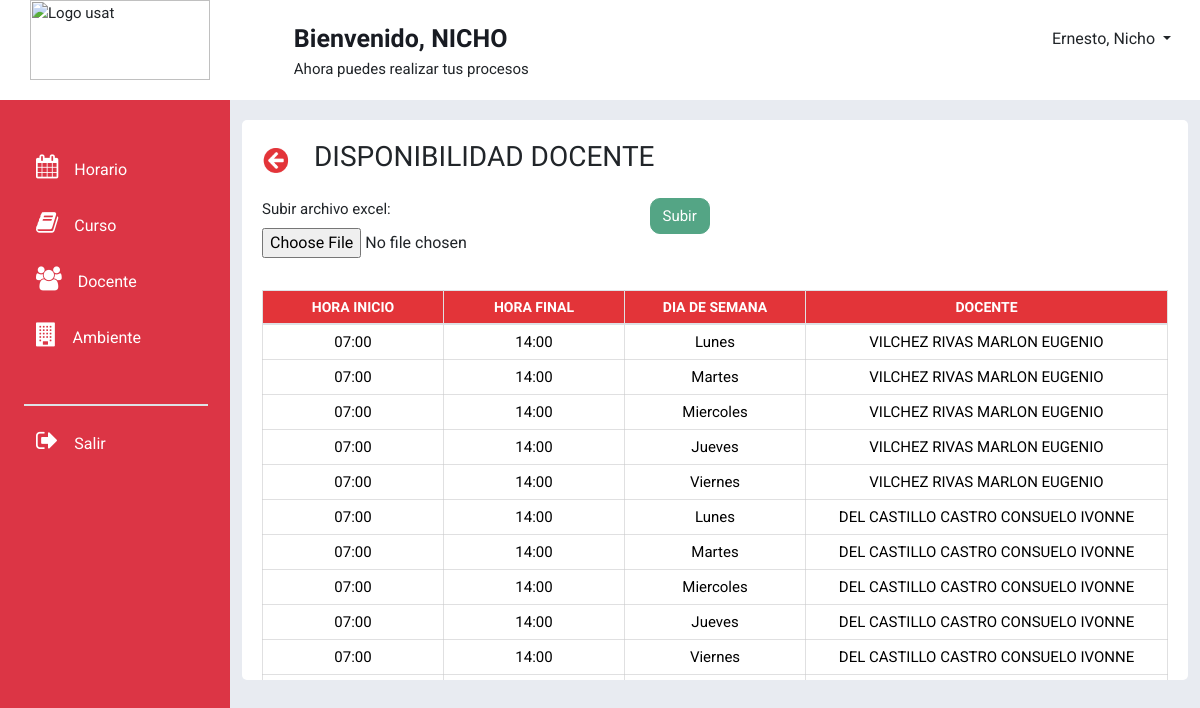
Page /csv/ on the committed database.
### modulo_horario/models.py (models this page shows)
class dia_semana(models.Model):
    dia_nombre = models.CharField(max_length=9)
    def __str__(self):
        return self.dia_nombre
    class Meta:
        verbose_name_plural="Día de la semana"

### modulo_docente/models.py (models this page shows, shortened)
class disponibilidad_docente(models.Model):
    id = models.AutoField(primary_key=True)
    ddo_horainicio = models.TimeField()
    ddo_horafin = models.TimeField()
    FKdiasemana = models.ForeignKey('modulo_horario.dia_semana', on_delete=models.CASCADE)
    FKdocente = models.ForeignKey(docente, on_delete=models.CASCADE)
    class Meta:
        verbose_name_plural="Disponibilidad docente"
        ordering=['FKdocente']

class docente(models.Model):
    doc_nombres = models.CharField(max_length=200)
    doc_especialidad = models.CharField(max_length=100)
    doc_email = models.CharField(max_length=50)
    doc_estado = models.CharField(max_length=10)
    doc_telefono = models.CharField(max_length=9)
    FKtipocontrato = models.ForeignKey (tipo_contrato, on_delete=models.CASCADE)
    FKdepartamentoacademico = models.ForeignKey(departamento_academico, on_delete=models.CASCADE)
    def __str__(self):
        return self.doc_nombres
    class Meta:
        verbose_name_plural="Docente"

### modulo_docente/views.py (the view)
# urls.py: path('csv/', views.upload_file),
def upload_file(request):
    if request.method == 'POST':
        form = UploadCSVForm(request.POST, request.FILES)
        enviar=disponibilidad_docentes()
        if form.is_valid():
            enviar=disponibilidad_docentes()
            if 'Subir_archivo_excel' in request.FILES:
                excel_file = request.FILES['Subir_archivo_excel']
                workbook = openpyxl.load_workbook(excel_file)
                sheet = workbook.active
                try:
                    for row in sheet.iter_rows(min_row=2, values_only=True):  # skip the header
                        if row[1] and row[2]:
                            horainicio = row[1] if isinstance(row[1], time) else datetime.strptime(row[1], '%H:%M:%S').time()
                            horafin = row[2] if isinstance(row[2], time) else datetime.strptime(row[2], '%H:%M:%S').time()
                            _, created = disponibilidad_docente.objects.update_or_create(
                                id=row[0],
                                ddo_horainicio=horainicio,
                                ddo_horafin=horafin,
                                FKdiasemana_id=row[3],
                                FKdocente_id=row[4],
                            )
                    messages.success(request, 'Archivo Excel subido correctamente')
                except Exception as e:
                    messages.error(request, 'Error: ' + str(e))
            else:
                messages.success(request, 'Debe subir un archivo para continuar')
            return redirect(request.path)
    else:
        form = UploadCSVForm()
        enviar=disponibilidad_docentes()
    return render(request, './csv.html', {'form': form, 'disponibilidad':enviar})

### modulo_docente/forms.py
class UploadCSVForm(forms.Form):
    Subir_archivo_excel = forms.FileField(required=False)

### modulo_docente/views.py (called while the page is built)
def disponibilidad_docentes():
    dispo= disponibilidad_docente.objects.all();
    enviar=[]
    for dispobj in dispo:
        horariodispo=disponibilidad_docente.objects.get(id=dispobj.id)
        horaini= horariodispo.ddo_horainicio
        horafin= horariodispo.ddo_horafin
        dia= horariodispo.FKdiasemana
        docente = horariodispo.FKdocente
        enviar.append((horaini,horafin,dia,docente))
    return enviar

### modulo_docente/templates/csv.html (shortened to what this page needs)
{% load static %}
{% block content %}
<link href="https://cdn.jsdelivr.net/npm/bootstrap@5.3.3/dist/css/bootstrap.min.css" rel="stylesheet">
<head>
  <link rel="stylesheet" href="{% static 'css/csv.css' %}">
  <link rel="stylesheet" href="https://stackpath.bootstrapcdn.com/bootstrap/4.5.2/css/bootstrap.min.css" />
  <link rel="stylesheet" href="https://maxcdn.bootstrapcdn.com/font-awesome/4.7.0/css/font-awesome.min.css">
  <link rel="stylesheet" href="https://cdnjs.cloudflare.com/ajax/libs/bootstrap/5.3.3/css/bootstrap.min.css" />
</head>
<body style="padding: 0px;
overflow-y: hidden;
overflow-x: hidden;">
    <div class="container-fluid p-0 m-auto" style="font-family: 'Roboto', sans-serif; font-size: 15px;">
        <div class="caja" style="height: 100px; background-color: white;">
            <div class="row">
              <div class="col1" style="margin-left: 30px; width:  16%;">
                <a class="navbar-brand" href="/inicio">
                  <img style="width: 180px; height: 80px;" src="http://www.usat.edu.pe/web/wp-content/uploads/2023/05/logo_usat25.png"
                    alt="Logo usat">
                </a>
              </div>
              <div class="col2" style="padding: 20px; text-align: left; margin-left: 60px;  width:  60%;">
                  <h7> <strong> Bienvenido, NICHO </strong> <br> </h7>
                  <p>Ahora puedes realizar tus procesos</p>
                </div>
              <div class="col3" style="padding: 20px; text-align: right;  width:  16%;">
                <button class="btn dropdown-toggle" type="button" data-bs-toggle="dropdown" aria-expanded="false">
                  Ernesto, Nicho
                </button>
              </div>
            </div>
        </div>
    </div>
    <div class="container-fluid overflow-hidden" style="font-family: 'Roboto', sans-serif;">
        <div class="row vh-100 overflow-auto" >
          <div id="sidebar" class="collapse collapse-horizontal show col-12 col-sm-3 col-xl-2 px-sm-2 px-0 bg-danger" style="width: 230px;">
            <div id="sidebar-nav" class="flex-sm-column flex-row flex-grow-1 align-items-center align-items-sm-start px-3 pt-2 text-white sticky-top">
              <ul class="nav nav-pills flex-sm-column flex-row flex-nowrap flex-shrink-1 flex-sm-grow-0 flex-grow-1 mb-sm-auto mb-0 justify-content-center align-items-center align-items-sm-start" id="menu">
                <div class="mt-3">
                  <br>
                  <a class="btn shadow-none border-0 text-white" data-bs-toggle="collapse" href="#menuHorario" role="button" aria-expanded="false" aria-controls="menuHorario">
                    <i class="fs-4 my-0 py-0 fa fa-calendar me-2"></i><span class="my-auto ms-2 d-none d-sm-inline text-white" >Horario</span>
                  </a>
                </div>
                <div class="mt-3">
                  <a class="btn shadow-none border-0 text-white" data-bs-toggle="collapse" href="#menuCurso" role="button" aria-expanded="false" aria-controls="menuCurso">
                    <i class="fs-4 my-0 py-0 fa fa-book me-2"></i><span class="my-auto ms-2 d-none d-sm-inline text-white">Curso</span>
                  </a>
                </div>
                <div class="mt-3">
                  <a class="btn shadow-none border-0 text-white" data-bs-toggle="collapse" href="#menuDocente" role="button" aria-expanded="false" aria-controls="menuDocente">
                    <i class="fs-4 my-0 py-0 fa fa-users me-2"></i><span class="my-auto ms-2 d-none d-sm-inline text-white">Docente</span>
                  </a>
                </div>
                <div class="mt-3">
                  <a class="btn shadow-none border-0 text-white" data-bs-toggle="collapse" href="#menuAmbiente" role="button" aria-expanded="false" aria-controls="menuAmbiente">
                    <i class="fs-4 my-0 py-0 fa fa-building me-2"></i><span class="my-auto ms-2 d-none d-sm-inline text-white">Ambiente</span>
                  </a>
                </div>
                <hr class="solid w-100 d-flex h-100 border border-1 bg-white dropdown-divider mt-5" color="white">
                <div class="mt-3 mb-3">
                  <a class="btn shadow-none border-0 pb-3 text-white" href="/inicio" role="button">
                    <i class="fs-4 my-0 py-0 fa fa-sign-out me-2"></i><span class="my-auto ms-2 d-none d-sm-inline text-white">Salir</span>
                  </a>
                </div>
              </ul>
            </div>
          </div>
    <div class="col d-flex flex-column h-sm-100" style="background-color: #e8ebf1;">
        <main class="row overflow-auto">
          <div class="container-fluid col">
    <div id="contenedorSub" style=" padding: 20px; background-color: white; margin-top: 20px; height: 560px; border-radius: 5px;">
     <div class="box-tittle">
      <button type="button" class="regresarBtn">
          <a href="/inicio"><img id="closeicon" src="{% static 'iconos/regresar.PNG' %}" width="32px" height="27px"></a>
      </button>
      <h3 id="titulo" style="margin-left: 20px;">DISPONIBILIDAD DOCENTE</h3>
      <br><br>
  </div>
    <form method="post" enctype="multipart/form-data">
        <div class="row">
          <div class="col-sm-5">
            {{ form.as_p }}
          </div>
          <div class="col-sm-6">
            <button type="submit" class="btnVer">Subir</button>
          </div>
        </div>
    </form>
    <div id="boxTabla" style="height: 395px; overflow-y: auto;">
      <table class="table" id="tabla">
          <thead class="encabezado" style=" position: sticky; top: 0; z-index: 1; background-color: #E33439;">
              <tr>
                  <th scope="col" style="background-color: #E33439; color: #fff;width: 20%;">HORA INICIO </th>
                  <th scope="col" style="background-color: #E33439; color: #fff; width: 20%;"> HORA FINAL</th>
                  <th scope="col" style="background-color: #E33439; color: #fff;width: 20%;">DIA DE SEMANA</th>
                  <th scope="col" style="background-color: #E33439; color: #fff;width: 40%;">DOCENTE</th>
              </tr>
          </thead>
          <tbody>
              {% for d in disponibilidad %}
              <tr>
                  <td id="ini" style="text-align: center;">{{ d.0 }}</td>
                  <td id="fin" style="text-align: center;" >{{ d.1 }}</td>
                  <td id="dia" style="text-align: center;" >{{ d.2 }}</td>
                  <td id="docente" style="text-align: center;">{{ d.3 }}</td>
              </tr>
              {% endfor %}
          </tbody>
      </table>
  </div>
          </div>
          </div>
        </main>
    </div>
        </div>
    </div>
</body>
{% endblock %}

### static/css/csv.css (style rules this page uses)
body { font-family: "Roboto", sans-serif; padding: 0px; font-size: 15px; }
h1, h2, h3, h4, h5, h6, h7 { font-family: "Roboto Condensed", sans-serif; color: #181B22; font-size: 25px; font-weight: 600; }
th { font-family: "Roboto Condensed", sans-serif; color: white; font-size: 14px; }
tr, label, option { font-family: "Roboto", sans-serif; font-size: 15px; }
#titulo { display: inline; margin-left: 5px; padding-top: 5%; }
.table { table-layout: fixed; border-collapse: collapse; width: 100%; height: 5px; }
.table thead th { vertical-align: bottom; border-bottom: 2px solid #181b2295; }
.table th, .table td { border: 1px solid #cacacc95; padding-top: 15px; }
.table th { background-color: #E33439; text-align: center; }
.table #grupo, .table #codigo, .table #ciclo, .table #docente { text-align: center; }
.table th:nth-child(1), .fixed-table td:nth-child(1) { width: 20%; }
.table th:nth-child(2), .fixed-table td:nth-child(2) { width: 20%; }
.table th:nth-child(3), .fixed-table td:nth-child(3) { width: 20%; }
.table th:nth-child(4), .fixed-table td:nth-child(3) { width: 40%; }
.regresarBtn { background-color: white; border: None; margin: -8px; display: inline; }
.caja { padding: 0px; width: 100%; margin: 0px; }
.col1, .col3 { width: 16%; }
.col2 { width: 60%; }

### modulo_docente/templates/csv.html (style rules this page uses)
.btnVer { background-color: #54A585; border: 1px solid transparent; border-color: #54A585; border-radius: 10px; color: #fff; padding: 0.375rem 0.75rem; font-size: 15px; text-align: center; }

### rows in the picture
dia_semana: ddo_horainicio "07:00", ddo_horafin "14:00", dia_nombre "Lunes", doc_nombres "VILCHEZ RIVAS MARLON EUGENIO", doc_nombres "DEL CASTILLO CASTRO CONSUELO IVONNE"
dia_semana: ddo_horainicio "07:00", ddo_horafin "14:00", dia_nombre "Martes", doc_nombres "VILCHEZ RIVAS MARLON EUGENIO", doc_nombres "DEL CASTILLO CASTRO CONSUELO IVONNE"
dia_semana: ddo_horainicio "07:00", ddo_horafin "14:00", dia_nombre "Miercoles", doc_nombres "VILCHEZ RIVAS MARLON EUGENIO", doc_nombres "DEL CASTILLO CASTRO CONSUELO IVONNE"
dia_semana: ddo_horainicio "07:00", ddo_horafin "14:00", dia_nombre "Jueves", doc_nombres "VILCHEZ RIVAS MARLON EUGENIO", doc_nombres "DEL CASTILLO CASTRO CONSUELO IVONNE"
dia_semana: ddo_horainicio "07:00", ddo_horafin "14:00", dia_nombre "Viernes", doc_nombres "VILCHEZ RIVAS MARLON EUGENIO", doc_nombres "DEL CASTILLO CASTRO CONSUELO IVONNE"
